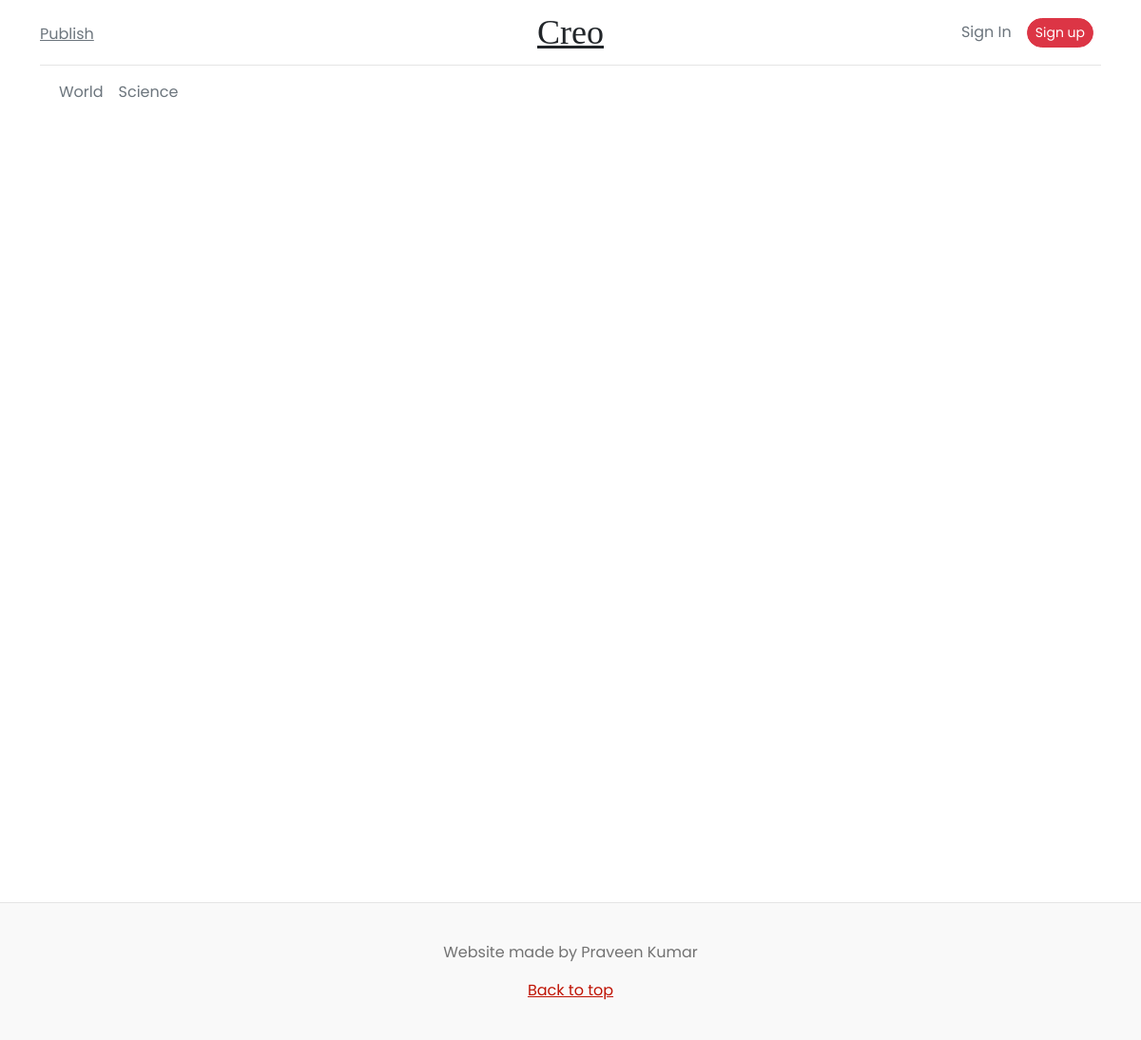
/article_archive/2023/1, run on an earlier commit of the app's database.
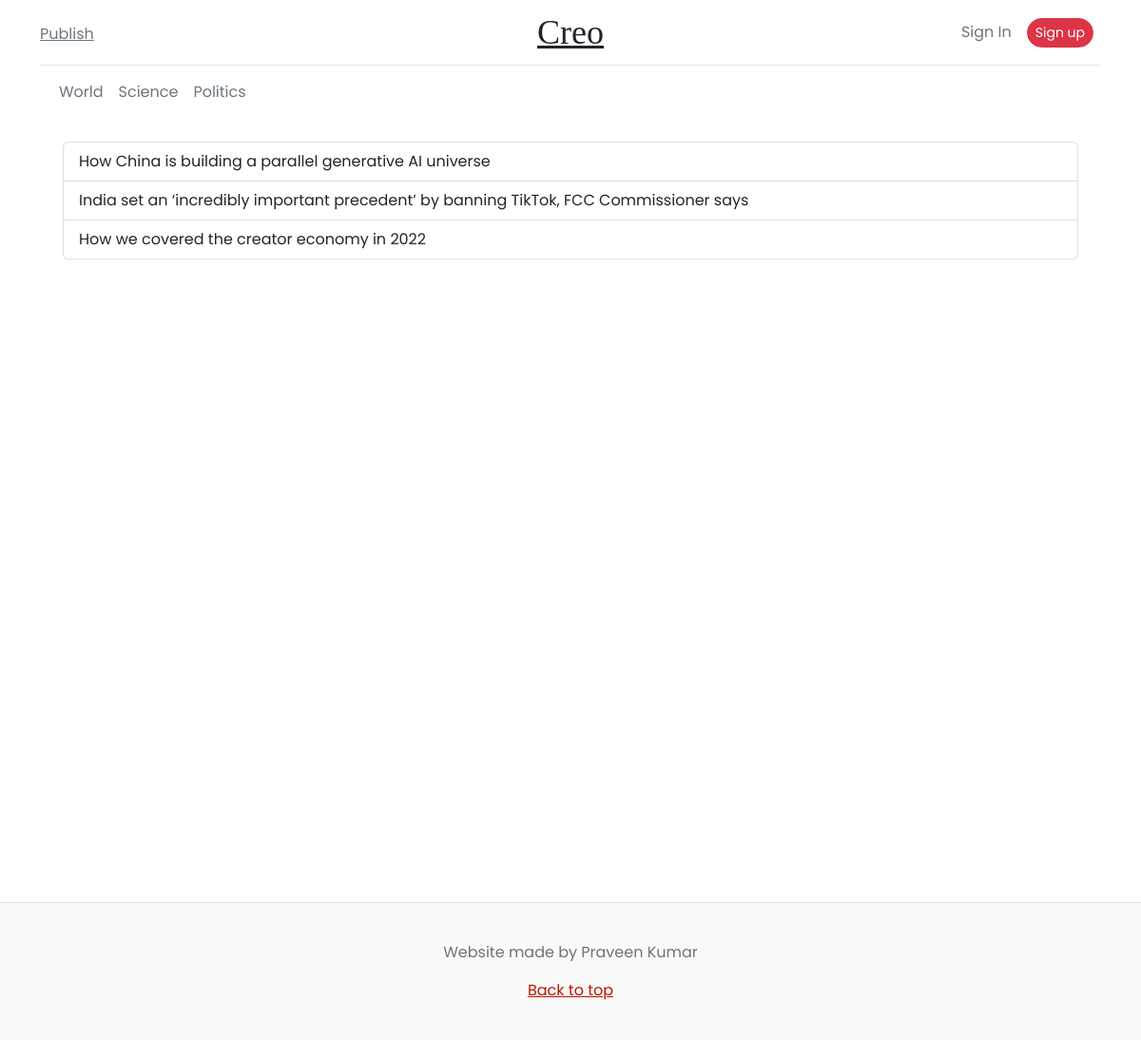
And on a later commit of the database.
### main/models.py (models this page shows, shortened)
class Tag(models.Model):
    name = models.CharField(max_length = 50)
    def __str__(self) -> str:
        return self.name

class Article(models.Model):
    title = models.CharField(max_length=256)
    content = RichTextField()
    created_at = models.DateTimeField(auto_now_add=True)
    thumbnail = models.ImageField(upload_to="profile_pics", blank=True)
    likes = models.ManyToManyField(User, blank=True, related_name="likes")
    comment = models.ManyToManyField("Comment", blank=True)
    tag = models.ForeignKey("Tag", on_delete=models.CASCADE)
    user = models.ForeignKey(User, on_delete=models.CASCADE)

### main/views.py (the view)
# urls.py: path("article_archive/<int:year>/<int:month>", views.article_archive, name="article_archive"),
def article_archive(request, year, month):
    start_date = datetime.date(year, month, 1)
    end_date = datetime.date(year, month, calendar.monthrange(year, month)[1])
    article_list = models.Article.objects.filter(created_at__range=(start_date, end_date))
    context = {
        "year" : year,
        "month" : month,
        "article_list" : article_list,
    }
    return render(request, "main/article_archive.html", context)

### main/context_processors.py (called while the page is built)
def tags_processor(request):
    tags = models.Tag.objects.all().distinct()
    return {"tags" : tags}

### templates/main/article_archive.html (shortened to what this page needs)
{% extends 'base.html' %}
{% block container %}
    <div class="m-4">
        <div class="list-group">
            {% for article in article_list %}
                <a href="{% url 'article_details' article.pk %}"
                   class="list-group-item list-group-item-action">{{ article.title }}</a>
            {% endfor %}
        </div>
    </div>
{% endblock container %}

### templates/base.html (shortened to what this page needs)
{% load static %}
<!doctype html>
<html lang="en">
<head>
    <link href="https://cdn.jsdelivr.net/npm/bootstrap@5.2.3/dist/css/bootstrap.min.css" rel="stylesheet"
 />
    <link rel="stylesheet" href={% static 'styles.css' %} />
</head>
<body>
    {% include "navbar.html" %}
    <main class="container" style="min-height: 100vh">
        {% block container %}{% endblock container %}
    </main>
    {% include "footer.html" %}
</body>
</html>

### templates/navbar.html (shortened to what this page needs)
<div class="container">
    <header class="blog-header lh-1 py-3">
        <div class="row flex-nowrap justify-content-between align-items-center">
            <div class="col-4 pt-1">
                <a class="link-secondary" href={% url 'create_article' %}>Publish</a>
            </div>
            <div class="col-4 text-center">
                <a class="blog-header-logo text-dark" href={% url 'home' %}>Creo</a>
            </div>
            <div class="col-4 d-flex justify-content-end align-items-center">
                <span class="mx-2">
                    {% if user.is_authenticated %}
                        <div class="btn-group dropdown dropdown-center">
                            <button type="button"
                                    class="btn btn-danger dropdown-toggle"
                                    data-bs-toggle="dropdown"
                                    aria-expanded="false">
                                {{ user.username }}
                            </button>
                            <ul class="dropdown-menu">
                                <li>
                                    <a class="dropdown-item" href={% url 'profile' user.pk %}>Profile</a>
                                </li>
                                <li>
                                    <hr class="dropdown-divider" />
                                </li>
                                <li>
                                    <a class="dropdown-item" href={% url 'cauth:logout' %}>Sign out</a>
                                </li>
                            </ul>
                        </div>
                    {% else %}
                        <a class="link-secondary text-decoration-none"
                           href="{% url 'cauth:login' %}">Sign In</a>
                    {% endif %}
                </span>
                <span class="mx-2">
                    {% if user.is_authenticated == False %}
                        <a class="btn btn-sm btn-danger rounded-pill"
                           href="{% url 'cauth:register' %}">Sign up</a>
                    {% endif %}
                </span>
            </div>
        </div>
    </header>
    <nav class="navbar navbar-expand-lg bg-body-tertiary">
        <div class="container-fluid">
            <div class="collapse navbar-collapse" id="navbarSupportedContent">
                <ul class="navbar-nav me-auto mb-2 mb-lg-0">
                {% for tag in tags %}
                    <li class="nav-item">
                        <a class="nav-link link-secondary p-2" href={% url 'tag_list' tag.pk %}>{{ tag }}</a>
                    </li>
                {% endfor %}
                </ul>
            </div>
        </div>
    </nav>
</div>

### templates/footer.html
<footer class="blog-footer">
    <p>
        Website made by Praveen Kumar
    </p>
    <p>
        <a href="#">Back to top</a>
    </p>
</footer>

### static/styles.css (style rules this page uses)
:root { --main-font: 'Poppins', sans-serif; }
* { font-family: var(--main-font); }
.blog-header { border-bottom: 1px solid #e5e5e5; }
.blog-header-logo { font-family: "Playfair Display", Georgia, "Times New Roman", serif ; font-size: 2.25rem; }
.blog-footer { padding: 2.5rem 0; color: #727272; text-align: center; background-color: #f9f9f9; border-top: .05rem solid #e5e5e5; }
.blog-footer p:last-child { margin-bottom: 0; }
a { color: #BF1304; }

What changed in the data, as far as the page shows it:
added Tag: name "Politics"
added Article: title "How China is building a parallel generative AI universe"
added Article: title "India set an ‘incredibly important precedent’ by banning TikTok, FCC Commissioner says"
added Article: title "How we covered the creator economy in 2022"
